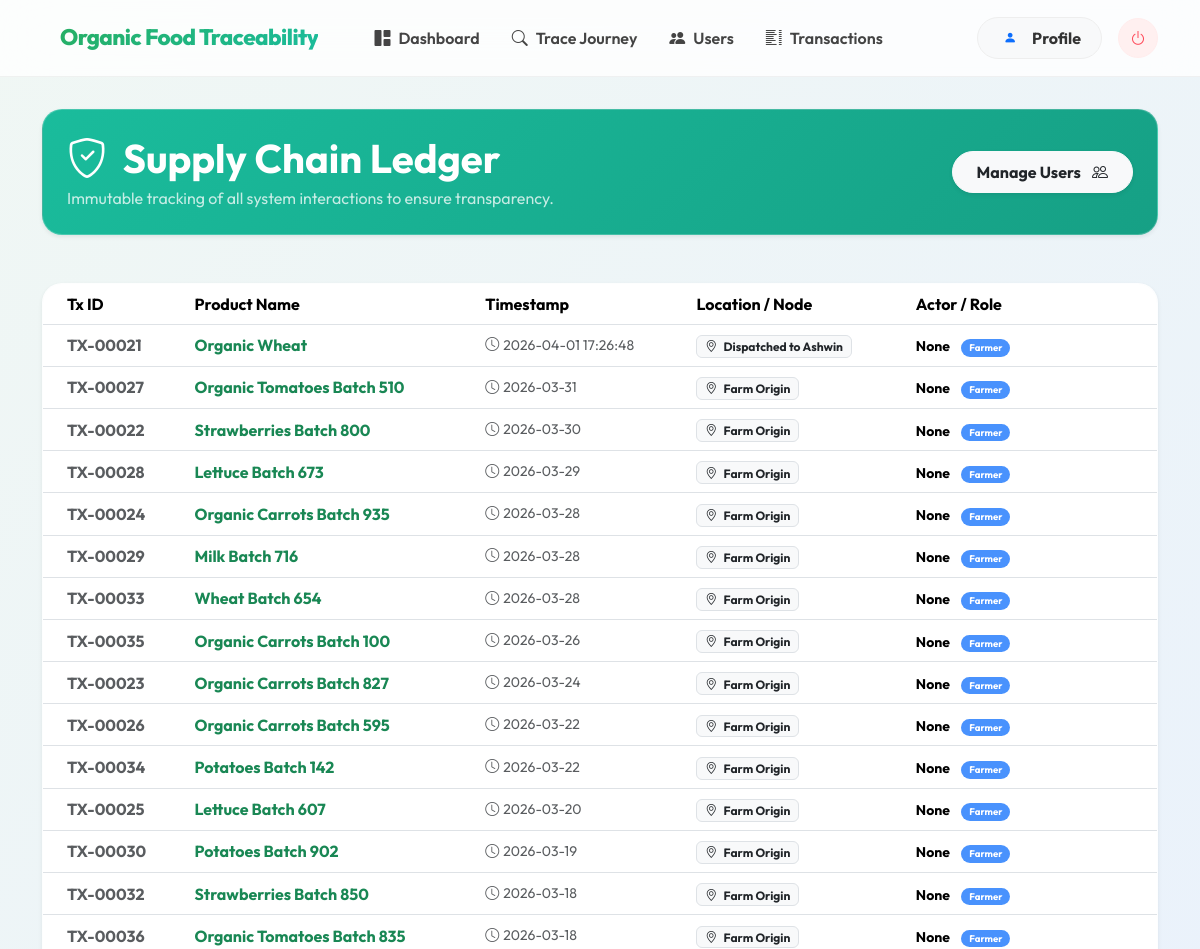
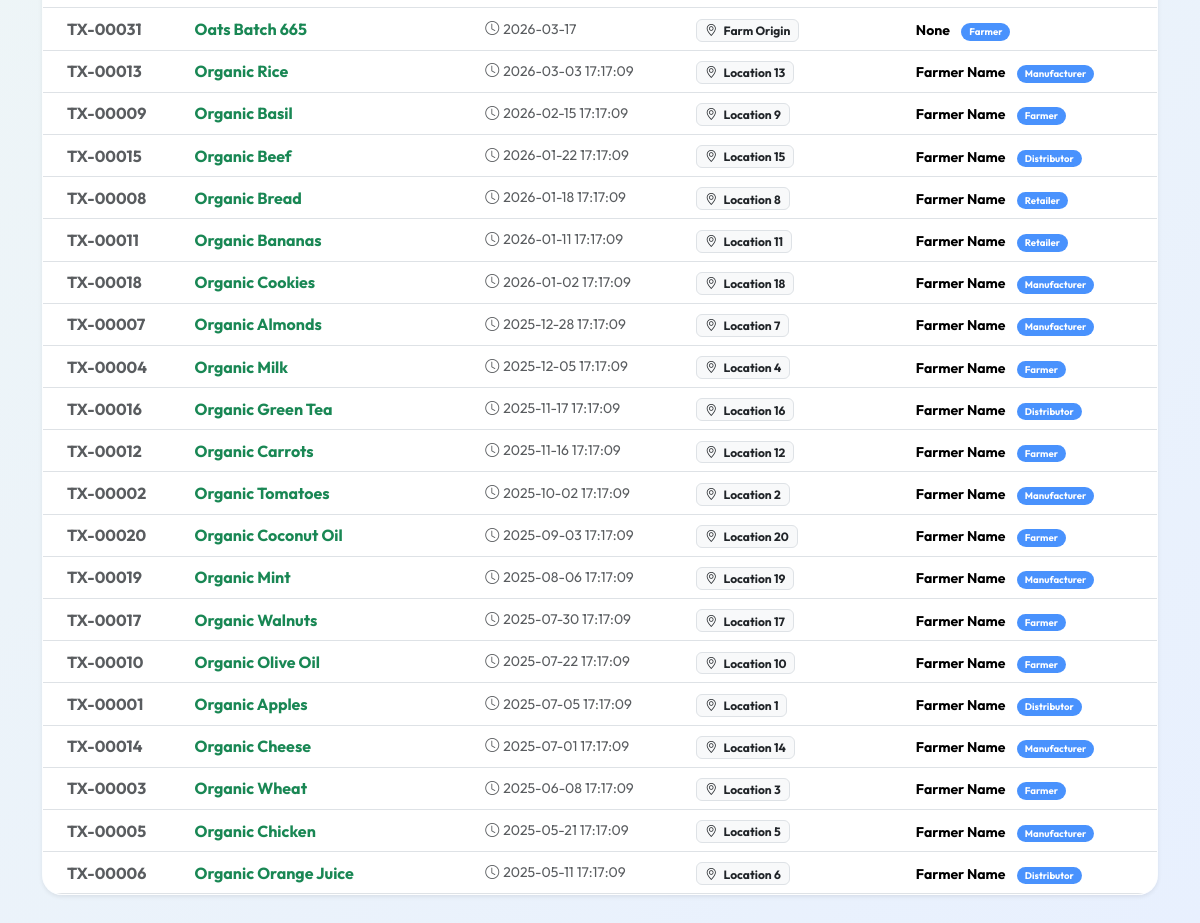
Page /admin/transactions (signed in) on the committed database (2 pictures, top to bottom).
### tables this page shows
CREATE TABLE supply_chain (
        id INTEGER PRIMARY KEY AUTOINCREMENT,
        product_id INTEGER,
        entry_product_id INTEGER,
        exit_product_id INTEGER,
        product_name TEXT,
        timestamp TEXT,
        location TEXT,
        user_role TEXT,
        farmer_name TEXT,
        manufacturer_name TEXT,
        FOREIGN KEY (product_id) REFERENCES products(id),
        FOREIGN KEY (entry_product_id) REFERENCES entry_products(id),
        FOREIGN KEY (exit_product_id) REFERENCES exit_products(id)
    );

### modules/admin.py (the view)
@admin_bp.route('/admin/transactions')
def monitor_transactions():
    if not check_admin():
        return redirect('/login')
    conn = sqlite3.connect(DATABASE)
    cursor = conn.cursor()
    cursor.execute('''
        SELECT id, product_name, timestamp, location, user_role, farmer_name
        FROM supply_chain
        ORDER BY timestamp DESC
    ''')
    transactions = cursor.fetchall()
    conn.close()
    return render_template('admin/transactions.html', transactions=transactions)

### modules/admin.py (called while the page is built)
def check_admin():
    if 'user_id' not in session or session.get('role') != 'admin':
        return False
    return True

### templates/admin/transactions.html (shortened to what this page needs)
{% extends 'base.html' %}
{% block content %}
<div class="row g-4" data-aos="fade-up">
    <div class="col-12">
        <div class="glass-card d-flex justify-content-between align-items-center p-4 mb-4 shadow-sm" style="background: linear-gradient(135deg, #1abc9c 0%, #16a085 100%); color: white;">
            <div>
                <h2 class="display-6 fw-bold mb-1"><i class="bi bi-shield-check me-2"></i> Supply Chain Ledger</h2>
                <p class="mb-0 opacity-75">Immutable tracking of all system interactions to ensure transparency.</p>
            </div>
            <a href="/admin/users" class="btn btn-light rounded-pill px-4 py-2 fw-bold text-dark shadow-sm">
                Manage Users <i class="bi bi-people ms-2"></i>
            </a>
        </div>
    </div>
    <div class="col-12">
        <div class="glass-card shadow-sm p-0 overflow-hidden">
            <div class="table-responsive">
                <table class="table table-hover mb-0 align-middle">
                    <thead class="bg-light">
                        <tr>
                            <th class="ps-4">Tx ID</th>
                            <th>Product Name</th>
                            <th>Timestamp</th>
                            <th>Location / Node</th>
                            <th>Actor / Role</th>
                        </tr>
                    </thead>
                    <tbody>
                        {% if transactions %}
                            {% for tx in transactions %}
                            <tr>
                                <td class="ps-4 fw-bold text-muted">TX-{{ tx[0] | zfill(5) }}</td>
                                <td class="fw-bold text-success">{{ tx[1] }}</td>
                                <td class="small text-muted"><i class="bi bi-clock me-1"></i>{{ tx[2] }}</td>
                                <td>
                                    <span class="badge bg-light text-dark border"><i class="bi bi-geo-alt me-1"></i> {{ tx[3] }}</span>
                                </td>
                                <td>
                                    <span class="small fw-bold">{{ tx[5] }}</span>
                                    <span class="badge bg-primary opacity-75 text-capitalize px-2 py-1 rounded-pill ms-2" style="font-size: 0.6rem;">{{ tx[4] }}</span>
                                </td>
                            </tr>
                            {% endfor %}
                        {% endif %}
                    </tbody>
                </table>
            </div>
        </div>
    </div>
</div>
{% endblock %}

### templates/base.html (shortened to what this page needs)
<!DOCTYPE html>
<html lang="en">
<head>
    <link rel="stylesheet" href="https://cdn.jsdelivr.net/npm/bootstrap-icons@1.11.1/font/bootstrap-icons.css">
    <link href="https://cdn.jsdelivr.net/npm/bootstrap@5.3.2/dist/css/bootstrap.min.css" rel="stylesheet">
    <link href="https://unpkg.com/aos@2.3.1/dist/aos.css" rel="stylesheet">
</head>
<body>
    {% include 'navbar.html' %}
    <main class="container py-4 my-2">
        {% block content %}{% endblock %}
    </main>
</body>
</html>

### templates/navbar.html (shortened to what this page needs)
<nav class="navbar navbar-expand-lg navbar-light sticky-top navbar-glass py-3">
    <div class="container">
        <a class="navbar-brand d-flex align-items-center" href="/dashboard">
            <span>Organic Food Traceability</span>
        </a>
        <div class="collapse navbar-collapse" id="navbarNav">
            <ul class="navbar-nav me-auto mb-2 mb-lg-0 ms-lg-4">
                <li class="nav-item">
                    <a class="nav-link-custom nav-link" href="/dashboard"><i
                            class="bi bi-grid-1x2-fill me-2"></i>Dashboard</a>
                </li>
                <li class="nav-item">
                    <a class="nav-link-custom nav-link" href="/track-food"><i class="bi bi-search me-2"></i>Trace
                        Journey</a>
                </li>
                {% if session.role == 'admin' %}
                <li class="nav-item">
                    <a class="nav-link-custom nav-link" href="/admin/users"><i class="bi bi-people-fill me-2"></i>Users</a>
                </li>
                <li class="nav-item">
                    <a class="nav-link-custom nav-link" href="/admin/transactions"><i class="bi bi-list-columns me-2"></i>Transactions</a>
                </li>
                {% endif %}
            </ul>
            <div class="d-flex align-items-center gap-3">
                <a class="btn-profile-pill" href="/profile">
                    <div class="bg-primary-light text-primary rounded-circle small d-flex align-items-center justify-content-center"
                        style="width: 24px; height: 24px;">
                        <i class="bi bi-person-fill" style="font-size: 0.8rem;"></i>
                    </div>
                    <span>{{ user[1] if user else 'Profile' }}</span>
                </a>
                <a class="btn-logout-icon" href="/logout" title="Exit Session">
                    <i class="bi bi-power"></i>
                </a>
            </div>
        </div>
    </div>
</nav>

### templates/base.html (style rules this page uses)
:root { --primary: #2ecc71; --primary-dark: #27ae60; --secondary: #3498db; --accent: #f1c40f; --dark: #2c3e50; --light: #f8f9fa; --glass: rgba(255, 255, 255, 0.85); --glass-border: rgba(255, 255, 255, 0.2); --shadow: 0 8px 32px 0 rgba(31, 38, 135, 0.1); }
* { margin: 0; padding: 0; box-sizing: border-box; font-family: 'Outfit', sans-serif; }
body { background: linear-gradient(135deg, #f0f7f4 0%, #e8f0fe 100%); min-height: 100vh; color: var(--dark); overflow-x: hidden; }
.glass-card { background: var(--glass); backdrop-filter: blur(10px); -webkit-backdrop-filter: blur(10px); border: 1px solid var(--glass-border); border-radius: 20px; box-shadow: var(--shadow); transition: all 0.3s cubic-bezier(0.4, 0, 0.2, 1); }
.navbar { background: var(--glass) !important; backdrop-filter: blur(15px); border-bottom: 1px solid var(--glass-border); padding: 15px 0; }
.navbar-brand { font-weight: 800; font-size: 1.5rem; color: var(--primary) !important; display: flex; align-items: center; gap: 10px; }
.nav-link { font-weight: 500; color: var(--dark) !important; transition: color 0.3s ease; }

### templates/navbar.html (style rules this page uses)
.navbar-glass { background: rgba(255, 255, 255, 0.8) !important; backdrop-filter: blur(20px); border-bottom: 1px solid rgba(0, 0, 0, 0.05); transition: all 0.3s; }
.navbar-brand { font-weight: 800; font-size: 1.4rem; background: linear-gradient(135deg, #27ae60 0%, #1abc9c 100%); -webkit-background-clip: text; background-clip: text; -webkit-text-fill-color: transparent; letter-spacing: -0.5px; }
.nav-link-custom { font-weight: 600; color: #444 !important; padding: 8px 16px !important; border-radius: 10px; transition: all 0.2s; }
.btn-profile-pill { background: #f8f9fa; border: 1px solid #eee; padding: 8px 20px; border-radius: 50px; font-weight: 700; color: #333; display: flex; align-items: center; gap: 10px; text-decoration: none; transition: all 0.3s; }
.btn-logout-icon { width: 40px; height: 40px; border-radius: 50%; display: flex; align-items: center; justify-content: center; background: #fff0f0; color: #ff4757; border: 1px solid #ffecec; transition: all 0.3s; }

### rows in the picture
supply_chain: id "00021", product_name "Organic Wheat", timestamp "2026-04-01 17:26:48", location "Dispatched to Ashwin", tx "None", user_role "Farmer"
supply_chain: id "00027", product_name "Organic Tomatoes Batch 510", timestamp "2026-03-31", location "Farm Origin", tx "None", user_role "Farmer"
supply_chain: id "00022", product_name "Strawberries Batch 800", timestamp "2026-03-30", location "Farm Origin", tx "None", user_role "Farmer"
supply_chain: id "00028", product_name "Lettuce Batch 673", timestamp "2026-03-29", location "Farm Origin", tx "None", user_role "Farmer"
supply_chain: id "00024", product_name "Organic Carrots Batch 935", timestamp "2026-03-28", location "Farm Origin", tx "None", user_role "Farmer"
supply_chain: id "00029", product_name "Milk Batch 716", timestamp "2026-03-28", location "Farm Origin", tx "None", user_role "Farmer"
supply_chain: id "00033", product_name "Wheat Batch 654", timestamp "2026-03-28", location "Farm Origin", tx "None", user_role "Farmer"
supply_chain: id "00035", product_name "Organic Carrots Batch 100", timestamp "2026-03-26", location "Farm Origin", tx "None", user_role "Farmer"
supply_chain: id "00023", product_name "Organic Carrots Batch 827", timestamp "2026-03-24", location "Farm Origin", tx "None", user_role "Farmer"
supply_chain: id "00026", product_name "Organic Carrots Batch 595", timestamp "2026-03-22", location "Farm Origin", tx "None", user_role "Farmer"
supply_chain: id "00034", product_name "Potatoes Batch 142", timestamp "2026-03-22", location "Farm Origin", tx "None", user_role "Farmer"
supply_chain: id "00025", product_name "Lettuce Batch 607", timestamp "2026-03-20", location "Farm Origin", tx "None", user_role "Farmer"
supply_chain: id "00030", product_name "Potatoes Batch 902", timestamp "2026-03-19", location "Farm Origin", tx "None", user_role "Farmer"
supply_chain: id "00032", product_name "Strawberries Batch 850", timestamp "2026-03-18", location "Farm Origin", tx "None", user_role "Farmer"
supply_chain: id "00036", product_name "Organic Tomatoes Batch 835", timestamp "2026-03-18", location "Farm Origin", tx "None", user_role "Farmer"
supply_chain: id "00031", product_name "Oats Batch 665", timestamp "2026-03-17", location "Farm Origin", tx "None", user_role "Farmer"
supply_chain: id "00013", product_name "Organic Rice", timestamp "2026-03-03 17:17:09", location "Location 13", farmer_name "Farmer Name", user_role "Manufacturer"
supply_chain: id "00009", product_name "Organic Basil", timestamp "2026-02-15 17:17:09", location "Location 9", farmer_name "Farmer Name", user_role "Farmer"
supply_chain: id "00015", product_name "Organic Beef", timestamp "2026-01-22 17:17:09", location "Location 15", farmer_name "Farmer Name", user_role "Distributor"
supply_chain: id "00008", product_name "Organic Bread", timestamp "2026-01-18 17:17:09", location "Location 8", farmer_name "Farmer Name", user_role "Retailer"
supply_chain: id "00011", product_name "Organic Bananas", timestamp "2026-01-11 17:17:09", location "Location 11", farmer_name "Farmer Name", user_role "Retailer"
supply_chain: id "00018", product_name "Organic Cookies", timestamp "2026-01-02 17:17:09", location "Location 18", farmer_name "Farmer Name", user_role "Manufacturer"
supply_chain: id "00007", product_name "Organic Almonds", timestamp "2025-12-28 17:17:09", location "Location 7", farmer_name "Farmer Name", user_role "Manufacturer"
supply_chain: id "00004", product_name "Organic Milk", timestamp "2025-12-05 17:17:09", location "Location 4", farmer_name "Farmer Name", user_role "Farmer"
supply_chain: id "00016", product_name "Organic Green Tea", timestamp "2025-11-17 17:17:09", location "Location 16", farmer_name "Farmer Name", user_role "Distributor"
supply_chain: id "00012", product_name "Organic Carrots", timestamp "2025-11-16 17:17:09", location "Location 12", farmer_name "Farmer Name", user_role "Farmer"
supply_chain: id "00002", product_name "Organic Tomatoes", timestamp "2025-10-02 17:17:09", location "Location 2", farmer_name "Farmer Name", user_role "Manufacturer"
supply_chain: id "00020", product_name "Organic Coconut Oil", timestamp "2025-09-03 17:17:09", location "Location 20", farmer_name "Farmer Name", user_role "Farmer"
supply_chain: id "00019", product_name "Organic Mint", timestamp "2025-08-06 17:17:09", location "Location 19", farmer_name "Farmer Name", user_role "Manufacturer"
supply_chain: id "00017", product_name "Organic Walnuts", timestamp "2025-07-30 17:17:09", location "Location 17", farmer_name "Farmer Name", user_role "Farmer"
supply_chain: id "00010", product_name "Organic Olive Oil", timestamp "2025-07-22 17:17:09", location "Location 10", farmer_name "Farmer Name", user_role "Farmer"
supply_chain: id "00001", product_name "Organic Apples", timestamp "2025-07-05 17:17:09", location "Location 1", farmer_name "Farmer Name", user_role "Distributor"
supply_chain: id "00014", product_name "Organic Cheese", timestamp "2025-07-01 17:17:09", location "Location 14", farmer_name "Farmer Name", user_role "Manufacturer"
supply_chain: id "00003", product_name "Organic Wheat", timestamp "2025-06-08 17:17:09", location "Location 3", farmer_name "Farmer Name", user_role "Farmer"
supply_chain: id "00005", product_name "Organic Chicken", timestamp "2025-05-21 17:17:09", location "Location 5", farmer_name "Farmer Name", user_role "Manufacturer"
supply_chain: id "00006", product_name "Organic Orange Juice", timestamp "2025-05-11 17:17:09", location "Location 6", farmer_name "Farmer Name", user_role "Distributor"

### other values in the picture
{{ user[1] if user else 'Profile' }} "Profile"
